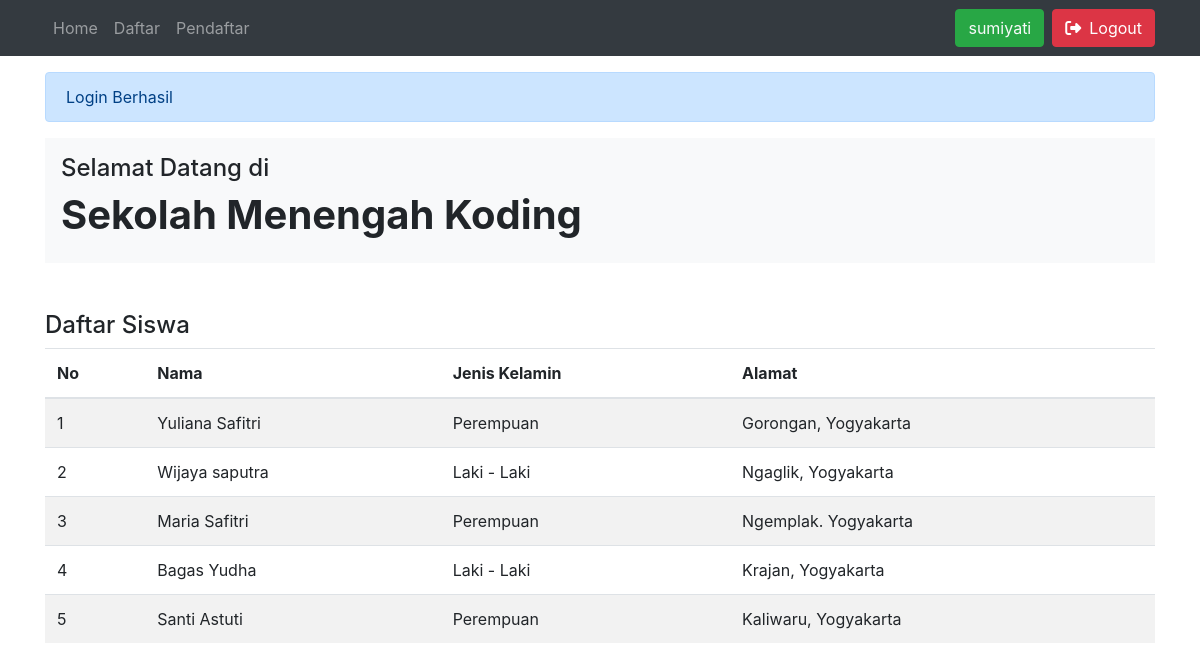
/index.php?login=sukses (signed in), run on the app's committed database.
### tables this page shows
CREATE TABLE `tb_siswa` (
  `No_Presensi` int(4) NOT NULL,
  `Nama` varchar(30) NOT NULL,
  `Kelas` varchar(3) NOT NULL,
  `Jenis_Kelamin` int(1) NOT NULL,
  `Alamat` varchar(50) NOT NULL,
  `No_hp` varchar(15) NOT NULL
);

### index.php (the view, shortened to what this page needs)
<?php require "theme/head.php" ?>
<?php require "theme/navbar.php" ?>
<?php include "config.php" ?>
<div class="container">
    <?php if (isset($_GET['login'])) : ?>
        <p>
            <?php if ($_GET['login'] == "sukses") : ?>
                <div class="alert alert-primary" role="alert">
                    Login Berhasil
                </div>
            <?php endif; ?>
        </p>
    <?php endif; ?>
    <header class="bg-light p-3">
        <h4>Selamat Datang di</h4>
        <h1 class="font-weight-bold">Sekolah Menengah Koding</h1>
    </header>
    <h4 class="mt-5">Daftar Siswa</h4>
    <table class="table table-striped">
        <thead>
            <tr>
                <th>No</th>
                <th>Nama</th>
                <th>Jenis Kelamin</th>
                <th>Alamat</th>
            </tr>
        </thead>
        <tbody>
            <?php $sql = "SELECT * FROM tb_siswa LIMIT 5";
            $query = mysqli_query($db, $sql); ?>
            <?php while ($siswa = mysqli_fetch_object($query)) : ?>
                <tr>
                    <td><?= $siswa->No_Presensi ?></td>
                    <td><?= $siswa->Nama ?></td>
                    <td><?= $siswa->Jenis_Kelamin == 0 ? 'Laki - Laki' : 'Perempuan' ?></td>
                    <td><?= $siswa->Alamat ?></td>
                </tr>
            <?php endwhile; ?>
        </tbody>
    </table>
</div>
<?php require "theme/footer.php" ?>

### data on the page
tb_siswa: No_Presensi "1", Nama "Yuliana Safitri", Jenis_Kelamin "Perempuan", Alamat "Gorongan, Yogyakarta"
tb_siswa: No_Presensi "2", Nama "Wijaya saputra", Jenis_Kelamin "Laki - Laki", Alamat "Ngaglik, Yogyakarta"
tb_siswa: No_Presensi "3", Nama "Maria Safitri", Jenis_Kelamin "Perempuan", Alamat "Ngemplak. Yogyakarta"
tb_siswa: No_Presensi "4", Nama "Bagas Yudha", Jenis_Kelamin "Laki - Laki", Alamat "Krajan, Yogyakarta"
tb_siswa: No_Presensi "5", Nama "Santi Astuti", Jenis_Kelamin "Perempuan", Alamat "Kaliwaru, Yogyakarta"

### other printed values
$_SESSION['username'] "sumiyati"
